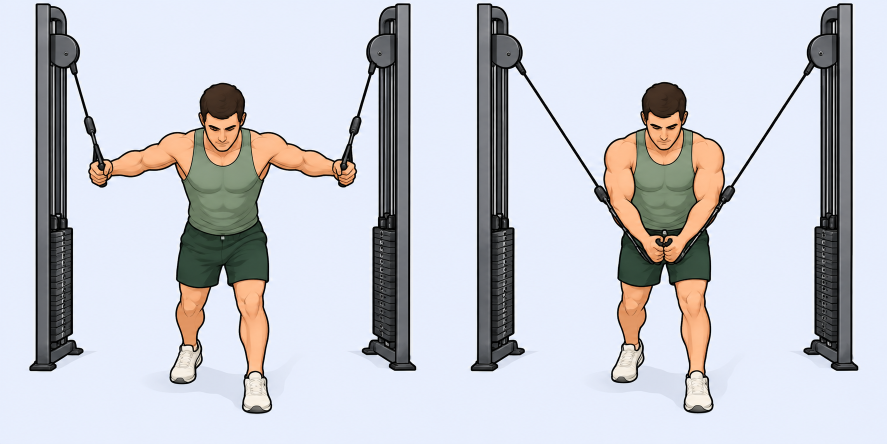
#> input picture assets/endweek-motion/crossover.png, 1774 x 887 px (shown at 1/2 size); its folder holds 4 pictures in this run
$ python export-endweek-frames.py
#> lines starting #> are read from the running program, lines starting #| are printed output that depends on the picture
"""Split generated pose pairs and align their stationary machine/body landmarks."""
from pathlib import Path
from PIL import Image, ImageOps

ROOT = Path(__file__).resolve().parent.parent
# Translation of frame two in an 800 px canvas, measured on stationary landmarks.
OFFSETS = {
    'crossover': (3, 1), 'military-situp': (65, 0), 'decline-situp': (10, 0),
    'front-plank': (0, 0), 'cable-row': (-3, 0), 'cable-curl': (34, 0), 'cable-lateral-raise': (0, 0),
}

for name, (dx, dy) in OFFSETS.items():
    sheet = Image.open(ROOT / 'assets' / 'endweek-motion' / f'{name}.png').convert('RGB')
#> sheet is the input picture: PIL image 1774x887 RGB; mean R, G, B 199.9, 202, 209.6
    half = sheet.width // 2
#> half = 887
    assert sheet.width == 2 * sheet.height
    for position in (1, 2):
        frame = sheet.crop(((position - 1) * half, 0, position * half, half)).resize((800, 800), Image.Resampling.LANCZOS)
        if name == 'military-situp':
            # Shared extra canvas keeps both soles inside the aligned frames.
            frame = ImageOps.expand(frame, border=50, fill=frame.getpixel((0, 0)))
        size = frame.width
        if position == 2:
            aligned = frame.copy()
            if dx > 0:
                aligned.paste(frame.crop((0, 0, 1, size)).resize((dx, size)), (0, 0))
            elif dx < 0:
                aligned.paste(frame.crop((size - 1, 0, size, size)).resize((-dx, size)), (size + dx, 0))
            if dy < 0:
                aligned.paste(frame.crop((0, size - 1, size, size)).resize((size, -dy)), (0, size + dy))
            if dy > 0:
                aligned.paste(frame.crop((0, 0, size, 1)).resize((size, dy)), (0, 0))
            aligned.paste(frame, (dx, dy))
            frame = aligned
        frame = frame.resize((800, 800), Image.Resampling.LANCZOS)
        frame.save(ROOT / 'public' / 'images' / 'motion' / f'{name}-{position}.webp', quality=88, method=6)
#> this loop made 2 passes
#> pass 1, `frame = sheet.crop(((position - 1) * half, 0, position * half, half))...`:
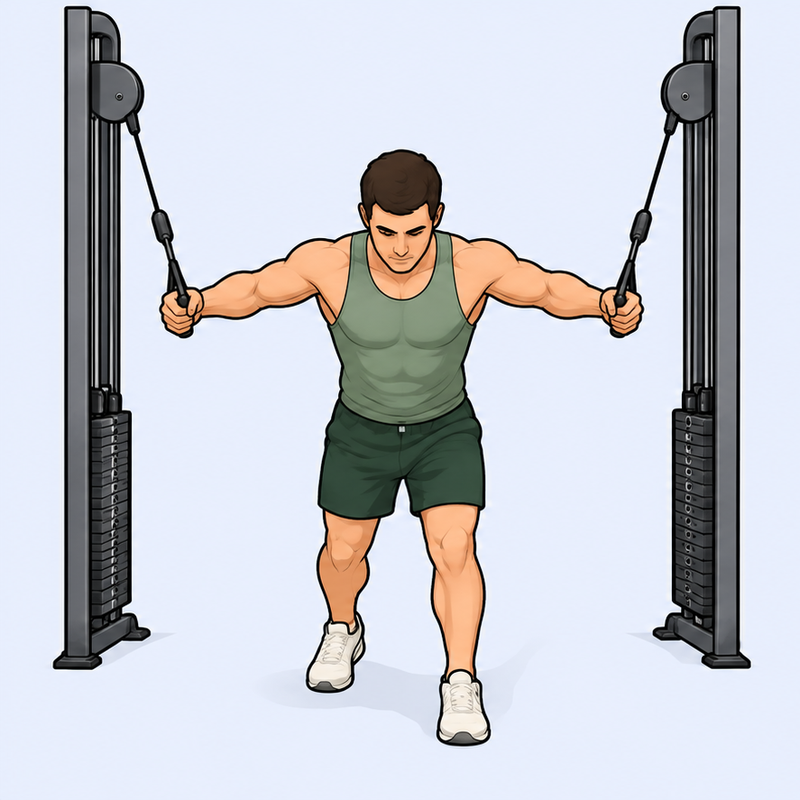
#> frame: PIL image 800x800 RGB; mean R, G, B 199.1, 201.4, 208.9
#> pass 2, `frame = sheet.crop(((position - 1) * half, 0, position * half, half))...`:
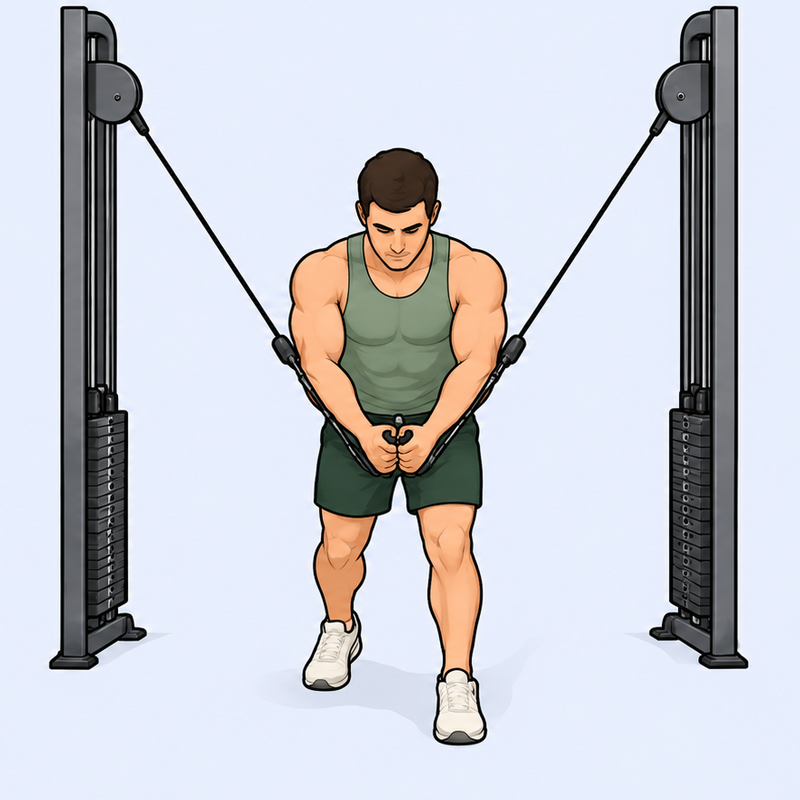
#> frame: PIL image 800x800 RGB; mean R, G, B 200.8, 202.7, 210.4
#> pass 2, `frame = aligned`:
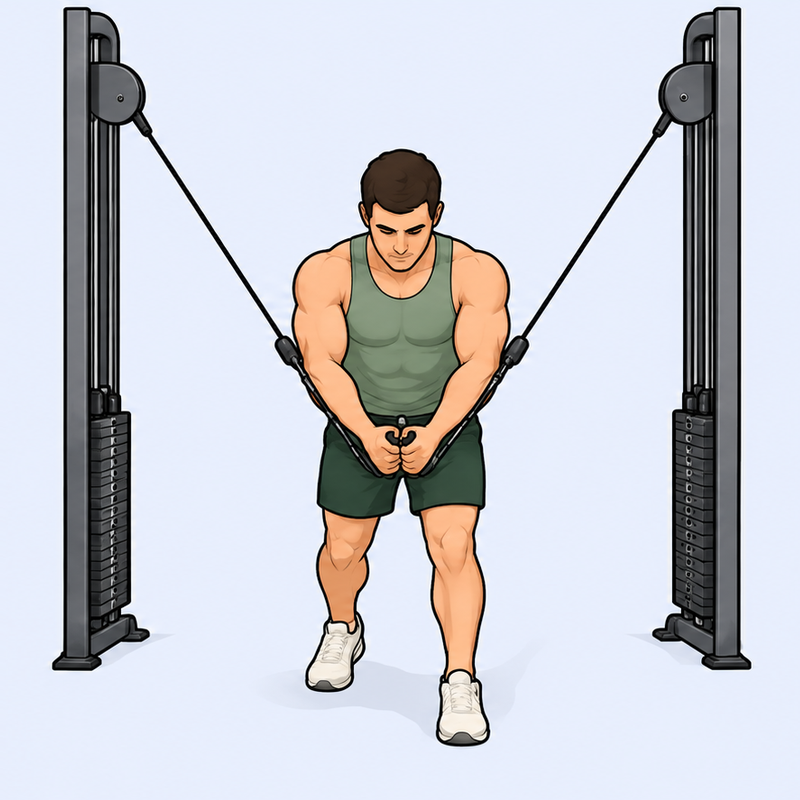
#> frame: PIL image 800x800 RGB; mean R, G, B 200.8, 202.7, 210.4
#> (the run stopped early here; a loop or call above may not have finished)
